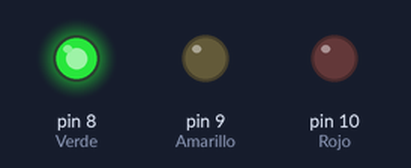
Simulated run of this sketch. Board: Arduino Uno, built with avr-gcc and run on an emulated ATmega328P. Parts: output pins drawn as LEDs (lit = HIGH).

Above: at 2.0 s.
At 5.0 s:
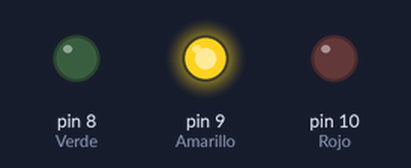
At 8.0 s:
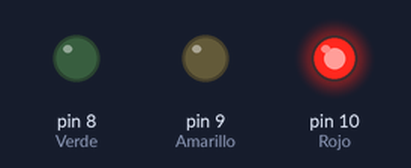
Timing chart, 0 to 13.0 s (numbered marks = the images above):
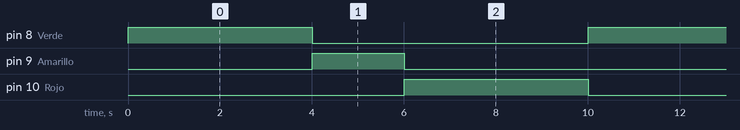

Measured:
- by itself, pin 8 (Verde), pin 10 (Rojo): alternates HIGH for 4.0 s and LOW for 6.0 s
- by itself, pin 9 (Amarillo): alternates HIGH for 2.0 s and LOW for 8.0 s
- by itself, everything shown: repeats every 10.0 s, in 4 steps

The sketch:

semaforo.ino
```cpp
// C++ code
//
// Configura el pin 13 como salida para controlar el LED
void setup()
{
  // Led
  pinMode(10, OUTPUT); // Rojo
  pinMode(9, OUTPUT); // Amarillo
  pinMode(8, OUTPUT);  // Verde
}

void loop()
{
  // Luz verde 3000
  digitalWrite(8, HIGH);
  delay(4000);
  digitalWrite(8, LOW);

  // Luz amarilla 3000
  digitalWrite(9, HIGH);
  delay(2000);
  digitalWrite(9, LOW);

  // Luz roja 30000
  digitalWrite(10, HIGH);
  delay(4000);
  digitalWrite(10, LOW);
}
```
